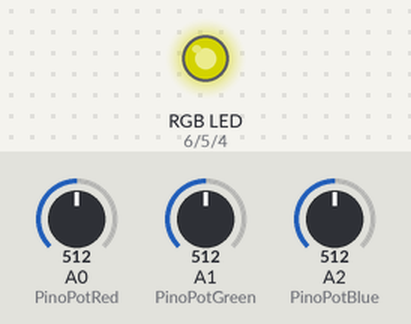
Simulated run of this sketch. Board: Arduino Uno, built with avr-gcc and run on an emulated ATmega328P. On the bench: an RGB LED mixed from three pins (HIGH = lit). The inputs (shaded band) are chosen by the test bench; at power-on: A0 (PinoPotRed) = 512, A1 (PinoPotGreen) = 512, A2 (PinoPotBlue) = 512. Dim RGB values are drawn brighter than linear.

Above: at 1.2 s.
1.3 s: A0 (PinoPotRed) set to 716
At 2.5 s:
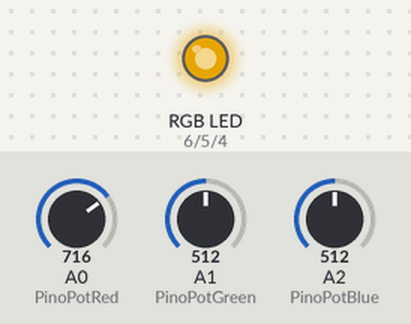
2.8 s: A1 (PinoPotGreen) set to 716
At 4.0 s:
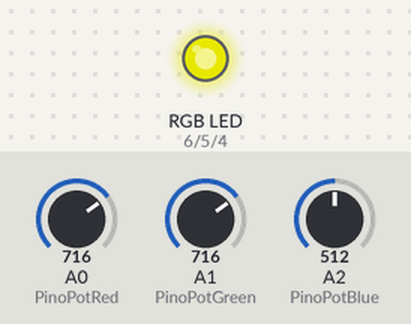
4.3 s: A2 (PinoPotBlue) set to 525
At 5.5 s:
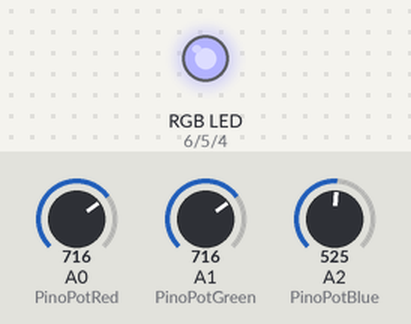
5.8 s: A0 (PinoPotRed) set to 900
At 7.0 s:
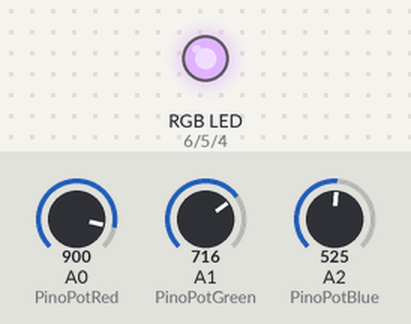
7.3 s: A2 (PinoPotBlue) set to 511
At 8.4 s:
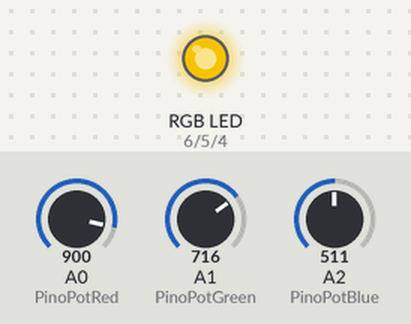
8.8 s: A1 (PinoPotGreen) set to 900
At 9.8 s:
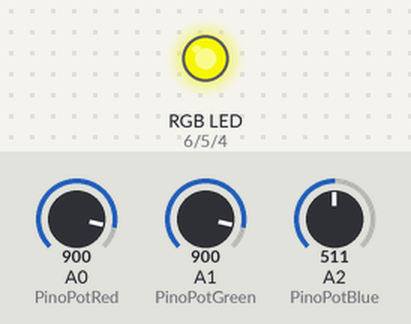
Timing chart, 0 to 11.3 s (numbered marks = the images above; inputs shaded):
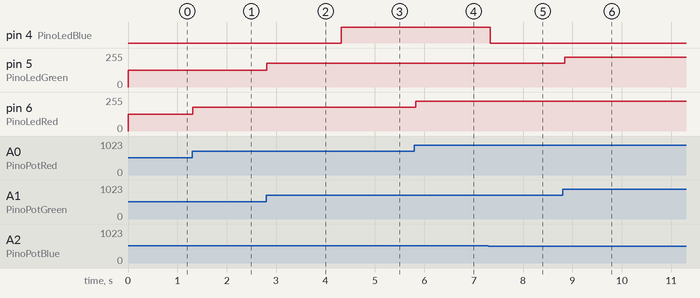

Measured:
- the behaviour switches between 513 and 514 on A2 (PinoPotBlue) (found by bisection; images 2 and 3)
- after the input at 1.3 s, pin 6 (PinoLedRed): 127/255 → 178/255 at once
- after the input at 2.8 s, pin 5 (PinoLedGreen): 127/255 → 178/255 at once
- after the input at 4.3 s, pin 4 (PinoLedBlue): LOW → HIGH at once
- after the input at 5.8 s, pin 6 (PinoLedRed): 178/255 → 224/255 at once
- after the input at 7.3 s, pin 4 (PinoLedBlue): HIGH → LOW at once
- after the input at 8.8 s, pin 5 (PinoLedGreen): 178/255 → 224/255 after 0.05 s

The sketch:

rgb_pot.ino
```cpp
int PinoPotRed   = A0;            // Pino do potenciômetro vermelho
int PinoPotGreen = A1;           // Pino do potenciômetro verde
int PinoPotBlue  = A2;            // Pino do potenciômetro azul

int PinoLedRed   = 6;             // Pino do Led vermelho
int PinoLedGreen = 5;            // Pino do Led verde
int PinoLedBlue  = 4;             // Pino do Led azul

int Valor   = 0;

void setup() {

     Serial.begin(9600);
     pinMode(PinoPotRed, INPUT);
     pinMode(PinoPotGreen, INPUT);
     pinMode(PinoPotBlue, INPUT);

     pinMode(PinoLedRed, OUTPUT);
     pinMode(PinoLedGreen, OUTPUT);
     pinMode(PinoLedBlue, OUTPUT);

}

void loop() {

  // ---- Vermelho ---- //

     Valor = analogRead(PinoPotRed);
     analogWrite(PinoLedRed, map(Valor, 0, 1023, 0, 255));

  // ---- Verde ---- //

     Valor = analogRead(PinoPotGreen);
     analogWrite(PinoLedGreen, map(Valor, 0, 1023, 0, 255));

  // ---- Azul ---- //

     Valor = analogRead(PinoPotBlue);
     analogWrite(PinoLedBlue, map(Valor, 0, 1023, 0, 255));

     delay(100);
}
```
